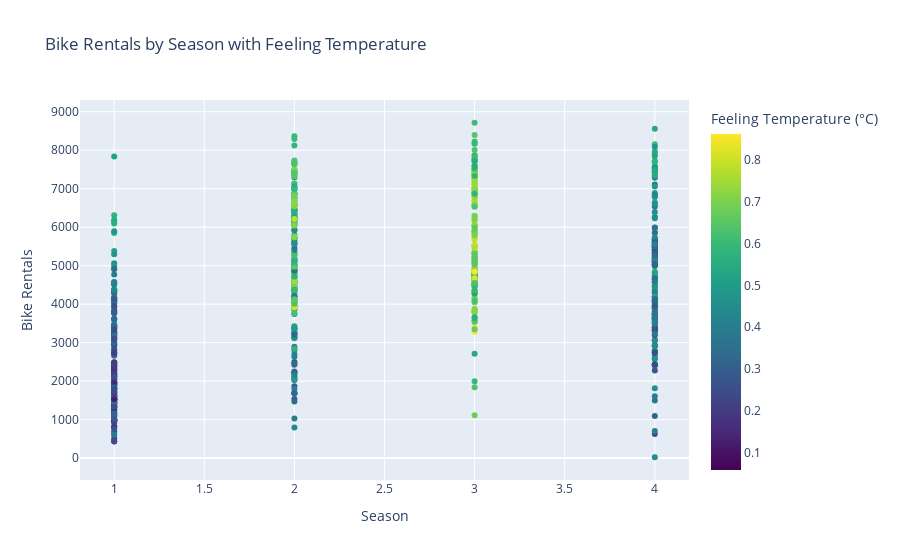

Notebook code cell kept with this figure:
### Markdown cell above
## Exploratory data analysis

8.  Recreate the following visualization, and interpret it in context of the data. **Hint:** You will need to use one of the variables you created above. The temperature plotted is the feeling temperature. To get a nice title on the color bar I used:

        fig.update_layout(coloraxis_colorbar_title='Feeling Temperature (C)')

![Bike Rental](images/BikeRentalTemp.jpg)

9.  Create a visualization displaying the relationship between bike rentals and season. Interpret the plot in context of the data.

### Code cell
fig = px.scatter(
    DF_raw,  
    x='season',  
    y='cnt', 
    color='temp', 
    title="Bike Rentals by Season with Feeling Temperature", 
    labels={'cnt': 'Bike Rentals', 'season': 'Season'}, 
    color_continuous_scale='Viridis', 
)

fig.update_layout(
    coloraxis_colorbar_title='Feeling Temperature (°C)', 
    xaxis_title="Season", 
    yaxis_title="Bike Rentals", 
)

fig.show()

### Figure 1 — Plotly figure (JSON) as saved in the notebook; plotly's stock layout.template omitted (floating-point values rounded to 4 significant figures; data arrays with more than 128 entries replaced by an {"elided": "..."} marker saying what was removed)
{"data": [{"hovertemplate": "Season=%{x}<br>Bike Rentals=%{y}<br>temp=%{marker.color}<extra></extra>", "legendgroup": "", "marker": {"color": {"elided": "731 float values"}, "coloraxis": "coloraxis", "symbol": "circle"}, "mode": "markers", "name": "", "orientation": "v", "showlegend": false, "type": "scatter", "x": {"elided": "731 int values"}, "xaxis": "x", "y": {"elided": "731 int values"}, "yaxis": "y"}], "layout": {"autosize": true, "coloraxis": {"colorbar": {"title": {"text": "Feeling Temperature (°C)"}}, "colorscale": [[0, "#440154"], [0.1111, "#482878"], [0.2222, "#3e4989"], [0.3333, "#31688e"], [0.4444, "#26828e"], [0.5556, "#1f9e89"], [0.6667, "#35b779"], [0.7778, "#6ece58"], [0.8889, "#b5de2b"], [1, "#fde725"]]}, "legend": {"tracegroupgap": 0}, "title": {"text": "Bike Rentals by Season with Feeling Temperature"}, "xaxis": {"anchor": "y", "autorange": true, "domain": [0, 1], "range": [0.8004, 4.2], "title": {"text": "Season"}, "type": "linear"}, "yaxis": {"anchor": "x", "autorange": true, "domain": [0, 1], "range": [-695.3, 9431.0], "title": {"text": "Bike Rentals"}, "type": "linear"}}}
